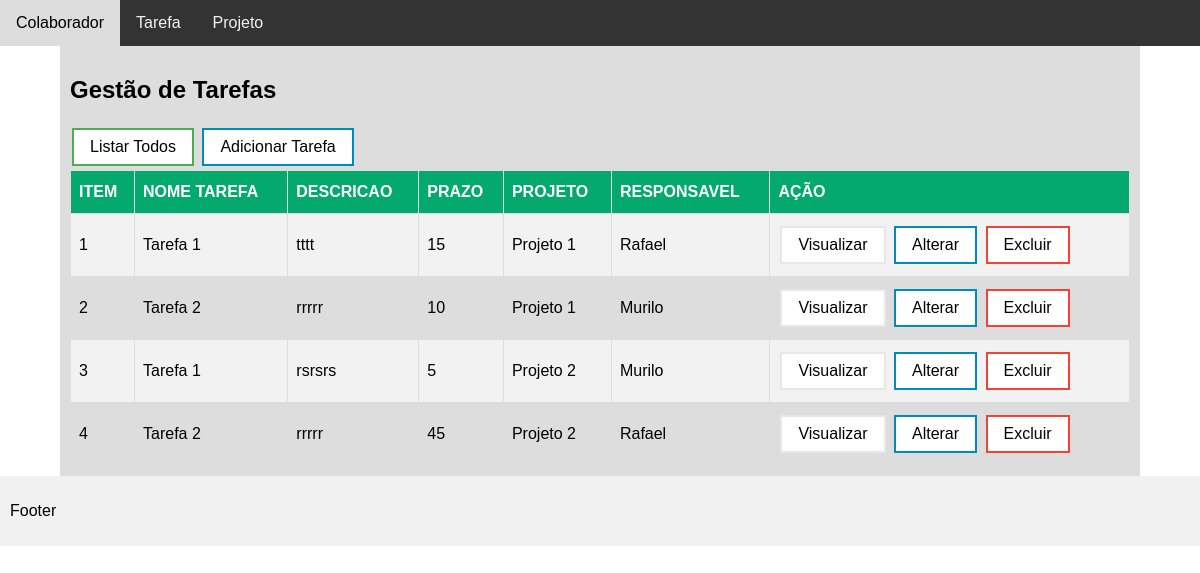
Page /index.php?pagina=tarefa.php&acao=listar on the committed database.
### tables this page shows
create table Tarefas(
	id int primary key auto_increment,
    nome varchar(45),
    descricao longtext,
    prazo int,
    projeto int,
    responsavel int
);

create table Projetos(
	id int primary key auto_increment,
    nome varchar(45),
    descricao longtext,
    responsavel int,
    dataInicio date
);

create table Colaboradores(
	id int primary key auto_increment,
    nome varchar(45),
    cargo varchar(45),
    cpf varchar(45)
);

### Model/Myconnect.php (called while the page is built, shortened)
<?php
class Myconnect{
    private $username = "root";
    private $password = "";
    public function __construct()
    {
        try{
            $this->conn = new PDO('mysql:host=localhost;dbname=LabProject', $this->username, $this->password);
            $this->conn->setAttribute(PDO::ATTR_ERRMODE, PDO::ERRMODE_EXCEPTION);
            return $this->conn;
        }catch(PDOException $e) {
            echo 'ERROR: ' . $e->getMessage();
        }
    }
}

### Model/Tarefa.php (called while the page is built, shortened)
<?php
require_once ("Myconnect.php");
class Tarefa extends Myconnect{
    public function listarTarefas(){
        $stmt = $this->conn->prepare('SELECT t.id, t.nome as '."Tarefa".', t.descricao,
        t.prazo, c.nome as '."colaborador".', p.nome  as '."projeto".' from tarefas as t,
        projetos as p, colaboradores as c
        where t.responsavel = c.id and t.projeto = p.id');
        $stmt->execute();
        $result = $stmt->fetchAll(PDO :: FETCH_ASSOC);
        return $result;
    }
}

### tarefa.php (the view, shortened to what this page needs)
<?php
require_once("./Model/Tarefa.php");
$tarefa1 = new Tarefa();
?>
<div>
<h2>Gestão de Tarefas</h2>
<a href="index.php?pagina=tarefa.php&acao=listar"><button class="button button1">Listar Todos</button></a>
<a href="index.php?pagina=tarefa.php&acao=inserir"><button class="button button2">Adicionar Tarefa</button></a>
</div>
        <?php
if(isset($_GET["acao"]) && !empty($_GET["acao"])){
    $acao = $_GET["acao"];
    if($acao=="listar"){
        $resultado = $tarefa1->listarTarefas();
        if (count($resultado)) {
        ?>
            <table id="customers">
                <tr>
                    <th>ITEM</th>
                    <th>NOME TAREFA</th>
                    <th>DESCRICAO</th>
                    <th>PRAZO</th>
                    <th>PROJETO</th>
                    <th>RESPONSAVEL</th>
                    <th>AÇÃO</th>
                </tr>
            <?php
                $i=1;
                foreach($resultado as $row) {
                    $id = $row["id"];
                ?>
                <tr>
                    <td><?php echo $i++; ?></td>
                    <td><?=$row["Tarefa"]?></td>
                    <td><?=$row["descricao"]?></td>
                    <td><?=$row["prazo"]?></td>
                    <td><?=$row["projeto"]?></td>
                    <td><?=$row["colaborador"]?></td>
                    <td>
                    <a href="index.php?pagina=tarefa.php&acao=visualizar&id=<?=$id?>"><button class="button button4">Visualizar</button></a>
                    <a href="index.php?pagina=tarefa.php&acao=alterar&id=<?=$id?>"><button class="button button2">Alterar</button></a>
                    <a href="index.php?pagina=controlerTarefa.php&acao=excluir&id=<?=$id?>"><button class="button button3">Excluir</button></a>
                </td>
                </tr>
                <?php
                }
                ?>
            </table>
                <?php
        } else {
            echo "Nenhum resultado retornado.";
        }
        }
    }
?>

### index.php (style rules this page uses)
* { box-sizing: border-box; font-family: Arial, Helvetica, sans-serif; }
body { margin: 0; font-family: Arial, Helvetica, sans-serif; }
.button { background-color: #4CAF50; border: none; color: white; padding: 8px 16px; text-align: center; text-decoration: none; display: inline-block; font-size: 16px; margin: 4px 2px; transition-duration: 0.4s; cursor: pointer; }
.button1 { background-color: white; color: black; border: 2px solid #4CAF50; }
.button2 { background-color: white; color: black; border: 2px solid #008CBA; }
.button3 { background-color: white; color: black; border: 2px solid #f44336; }
.button4 { background-color: white; color: black; border: 2px solid #e7e7e7; }
#customers { font-family: Arial, Helvetica, sans-serif; border-collapse: collapse; width: 100%; }
#customers td, #customers th { border: 1px solid #ddd; padding: 8px; }
#customers tr:nth-child(even) { background-color: #f2f2f2; }
#customers th { padding-top: 12px; padding-bottom: 12px; text-align: left; background-color: #04AA6D; color: white; }

### rows in the picture
tarefas: nome "Tarefa 1", descricao "tttt", prazo "15", projeto.nome "Projeto 1", responsavel.nome "Rafael"
tarefas: nome "Tarefa 2", descricao "rrrrr", prazo "10", projeto.nome "Projeto 1", responsavel.nome "Murilo"
tarefas: nome "Tarefa 1", descricao "rsrsrs", prazo "5", projeto.nome "Projeto 2", responsavel.nome "Murilo"
tarefas: nome "Tarefa 2", descricao "rrrrr", prazo "45", projeto.nome "Projeto 2", responsavel.nome "Rafael"
